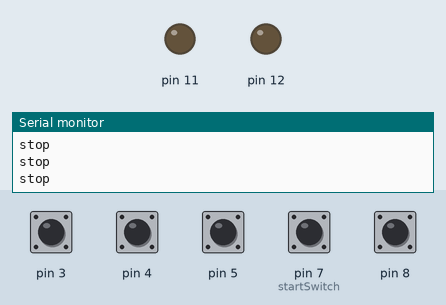
Bench run of a sketch on a simulated Arduino Uno, built with avr-gcc and run on an emulated ATmega328P. Parts: output pins drawn as LEDs (lit = HIGH), the last lines printed to the serial monitor. The inputs (shaded band) are chosen by the test bench; at power-on: pin 3–5, pin 7 (startSwitch), pin 8 HIGH.

Above: at 1.2 s.
1.3 s: pin 7 (startSwitch) pulled LOW for 0.15 s
At 2.2 s:
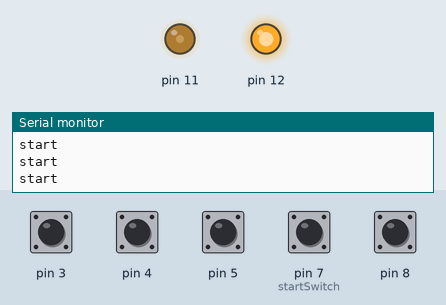
2.9 s: pin 8 pulled LOW for 0.15 s
At 3.6 s:
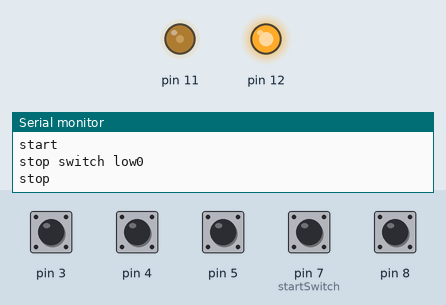
Timing chart, 0 to 5.9 s (numbered marks = the images above; inputs shaded):
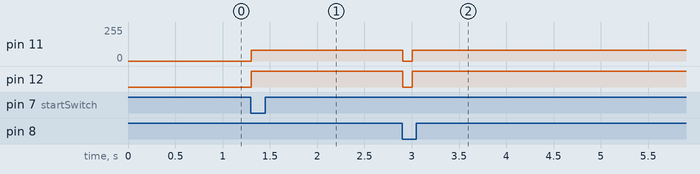

Measured:
- after the input at 1.3 s, pin 11: 0/255 → 80/255 at once; pin 12: LOW → HIGH at once
- after the input at 2.9 s, pin 11: 80/255 → 0/255 at once, → 80/255 0.10 s later; pin 12: HIGH → LOW at once, → HIGH 0.10 s later

The sketch:

class_2.ino
```cpp
//#include <Arduino.h>
#include <stdio.h>

const int startSwitch = 7;

void setup() {
  // put your setup code here, to run once:
  pinMode(startSwitch, INPUT_PULLUP);
  Serial.begin(9600);
}


class motorctl {
private:

  //void attach();


public:
  //pin number
  int pwm;         //motor pwm
  int dir;         //motor dir
  int stopSwitch;  //stop switch
  int limit1;      //limit switch 1
  int limit2;      //limit switch 2
  int limit3;      //limit switch 3
  //status
  int motor_status;
  int limit_status;

  int PwmSpeed;

  char result;      //judge result ,
  //function's
  motorctl(int pwm, int dir, int stop, int limit1, int limit2, int limit3);
  void start(void);
  void stop(void);
  void limitStatus(void);
  void update(void);

};

//コンストラクタ
motorctl::motorctl(int pwm, int dir, int stop, int limit1, int limit2, int limit3) {
  //initialize pin number
  this->pwm = pwm;
  this->dir = dir;
  this->stopSwitch = stop;
  this->limit1 = limit1;
  this->limit2 = limit2;
  this->limit3 = limit3;
  //initialize status
  this->motor_status=0;   //0 => stop, 1 -> start
  this->limit_status=0;   //0 => deactive, 1 -> active
  //initialize pwm speed
  PwmSpeed = 80;
  //initialize
  result = '0';
  //initialize pin mode
  pinMode(pwm, OUTPUT);
  pinMode(dir, OUTPUT);
  pinMode(stopSwitch, INPUT_PULLUP);
  pinMode(limit1, INPUT_PULLUP);
  pinMode(limit2, INPUT_PULLUP);
  pinMode(limit3, INPUT_PULLUP);
}

void motorctl::start(){
  digitalWrite(dir, HIGH);
  analogWrite(pwm, PwmSpeed);
  Serial.println("start");
  delay(100); //wait 100ms
}

void motorctl::stop(){
  digitalWrite(dir,LOW);
  analogWrite(pwm, 0);
  Serial.println("stop");
  delay(100); //wait 100ms
}

void motorctl::limitStatus(){
  if(digitalRead(limit1) == LOW || digitalRead(limit2) == LOW || digitalRead(limit3) == LOW) {
    //when push limit switch -> 1 0 1, 0 1 0, etc...
    this->stop();
    this->limit_status = 0;
    //結果を確認する処理を書く。そしてthis->resultに保存、


  } else {
    //not push limit switch -> 1 1 1 (because button is pull up)
    digitalWrite(dir, HIGH);
    analogWrite(pwm, PwmSpeed);
    this->limitStatus();
  }
}

void motorctl::update(){
  //when push stop switch -> motor stop and activate limitStatus()
  if(digitalRead(this->stopSwitch) == LOW){
    this->motor_status = 0;
    this->limit_status = 1;
    Serial.print("stop switch low");
    Serial.println(this->motor_status);
  }
  //モーターのstatus変数によって回転制御を反映させる
  if(this->motor_status == 1){
    this->start();
  } else {
    this->stop();
  }
  //判定が有効時、判定用関数を実行
  if(this->limit_status == 1){
    this->limitStatus();
  }
}
  motorctl m01(11, 12, 8, 3, 4, 5);
void loop() {
  // put your main code here, to run repeatedly:

  if(digitalRead(startSwitch) == LOW){
    m01.motor_status = 1;
    Serial.print("start switch low");
    Serial.println(m01.motor_status);
  }

  m01.update();
 }
```
